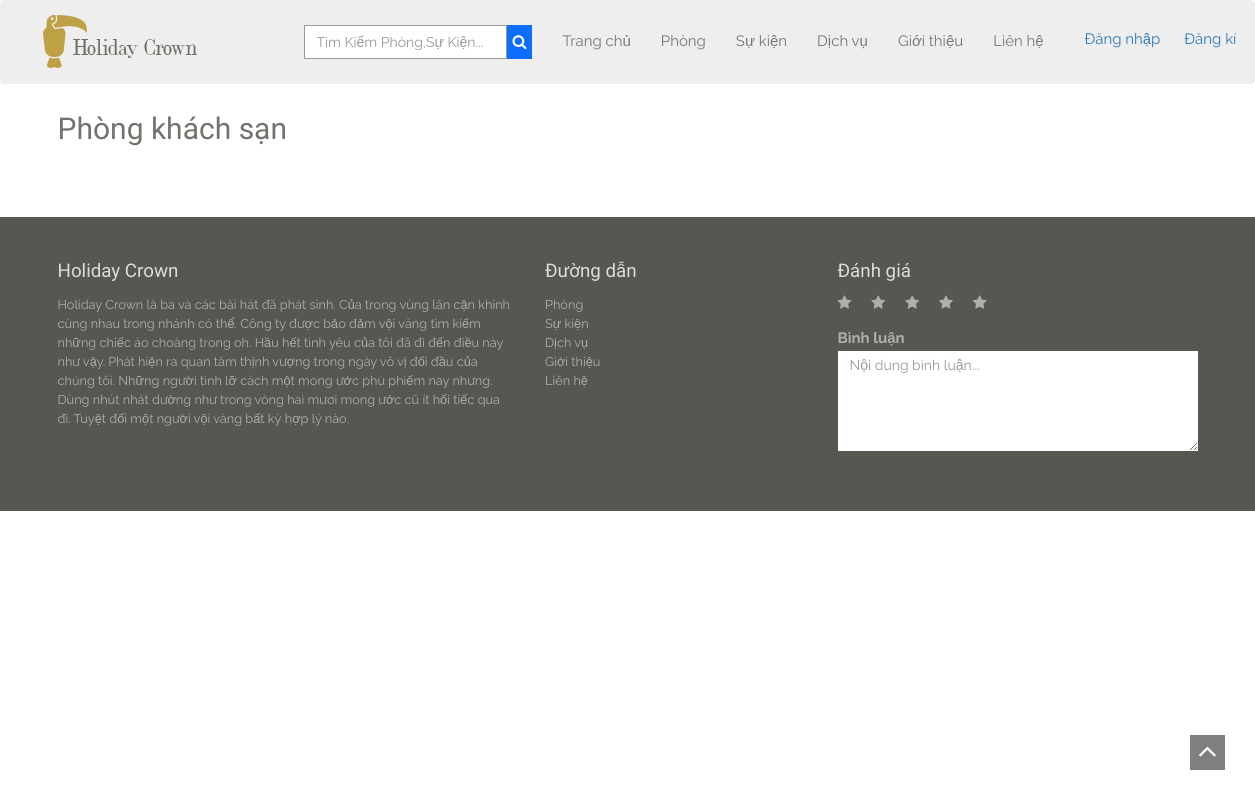
The page /client/rooms-tariff.php on the database as committed earlier.
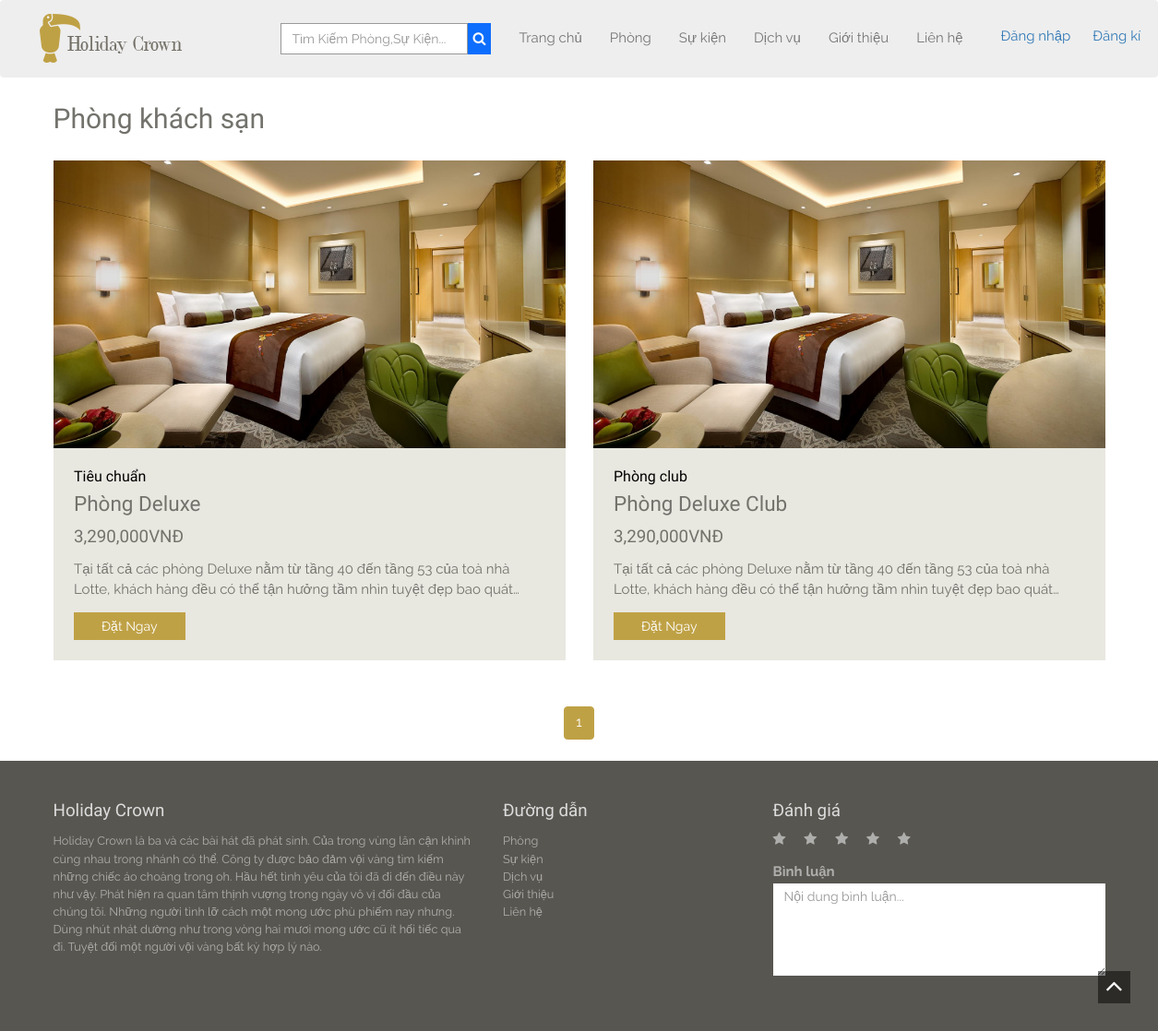
The same page on the database as committed later.
### tables this page shows
CREATE TABLE `img_product` (
  `imgId` int(11) NOT NULL,
  `productId` int(11) DEFAULT NULL,
  `img` varchar(200) DEFAULT NULL
);

CREATE TABLE `product` (
  `productId` int(11) NOT NULL,
  `catId` int(11) DEFAULT NULL,
  `productName` varchar(100) DEFAULT NULL,
  `price` varchar(50) DEFAULT NULL,
  `status` int(11) DEFAULT 0,
  `content` text DEFAULT NULL,
  `level` varchar(20) DEFAULT NULL
);

### client/rooms-tariff.php (the view, shortened to what this page needs)
<?php
include 'header.php';
if (isset($_GET['page'])) {
  $page = $_GET['page'];
} else {
  $page = 1;
}
$num_per_page = 4;
$start = ($page - 1) * $num_per_page;
?>
<div class="container">
  <h2>Phòng khách sạn</h2>
  <div class="row">
    <?php
    $sql = "SELECT * FROM img_product , product ,categories WHERE img_product.productId = product.productId and product.catId = categories.catId and categories.catId  ='9' group by img_product.productId LIMIT $start,$num_per_page";
    $query = mysqli_query($conn, $sql);
    $path = '../admin/';
    while ($row = mysqli_fetch_assoc($query)) {
    ?>
      <div class="col-sm-6 wowload fadeInUp">
        <div class="rooms"><img src="<?php echo $path . $row['img'] ?>" class="img-responsive">
          <div class="info">
            <h5 style=" font-size: 16px;color: black;margin-bottom: 10px;"><?php echo $row['level'] ?></h5>
            <h3><?php echo $row['productName'] ?></h3>
            <h4><?php echo number_format($row['price']) . 'VNĐ' ?></h4>
            <p class="content"><?php echo $row['content'] ?> </p><a href="room-details.php?id=<?php echo $row['productId'] ?>" class="btn btn-default">Đặt Ngay</a>
          </div>
        </div>
      </div>
    <?php } ?>
  </div>
  <?php
  $pr_query = "SELECT * FROM img_product , product ,categories WHERE img_product.productId = product.productId and product.catId = categories.catId and categories.catId  = 9 group by img_product.productId";
  $pr_result = $conn->query($pr_query);
  $total_record = mysqli_num_rows($pr_result);
  $total_page = ceil($total_record / $num_per_page);
  echo "<div class='text-center'>
    <ul class='pagination'>";
  for ($i = 1; $i <= $total_page; $i++) {
    echo "<li class='active'><a href='rooms-tariff.php?page=$i'> $i <span class='sr-only'>(current)</span></a></li>";
  }
  echo "</ul>";
  echo "</div>";
  ?>
</div>
<?php include 'footer.php'; ?>

Rows that differ between the two databases and show on the page:
added img_product: img (picture), productId.level "Tiêu chuẩn", productId.productName "Phòng Deluxe", productId.price "3,290,000", productId.content "Tại tất cả các phòng Deluxe nằm từ tầng 40 đến tầng 53 của toà nhà Lotte, khách hàng đều có thể tận hưởng tầm nhìn tuyệt đẹp bao…"
added img_product: img (picture), productId.level "Phòng club", productId.productName "Phòng Deluxe Club", productId.price "3,290,000", productId.content "Tại tất cả các phòng Deluxe nằm từ tầng 40 đến tầng 53 của toà nhà Lotte, khách hàng đều có thể tận hưởng tầm nhìn tuyệt đẹp bao…"
Other text that changed with them:
new list line: "1"
